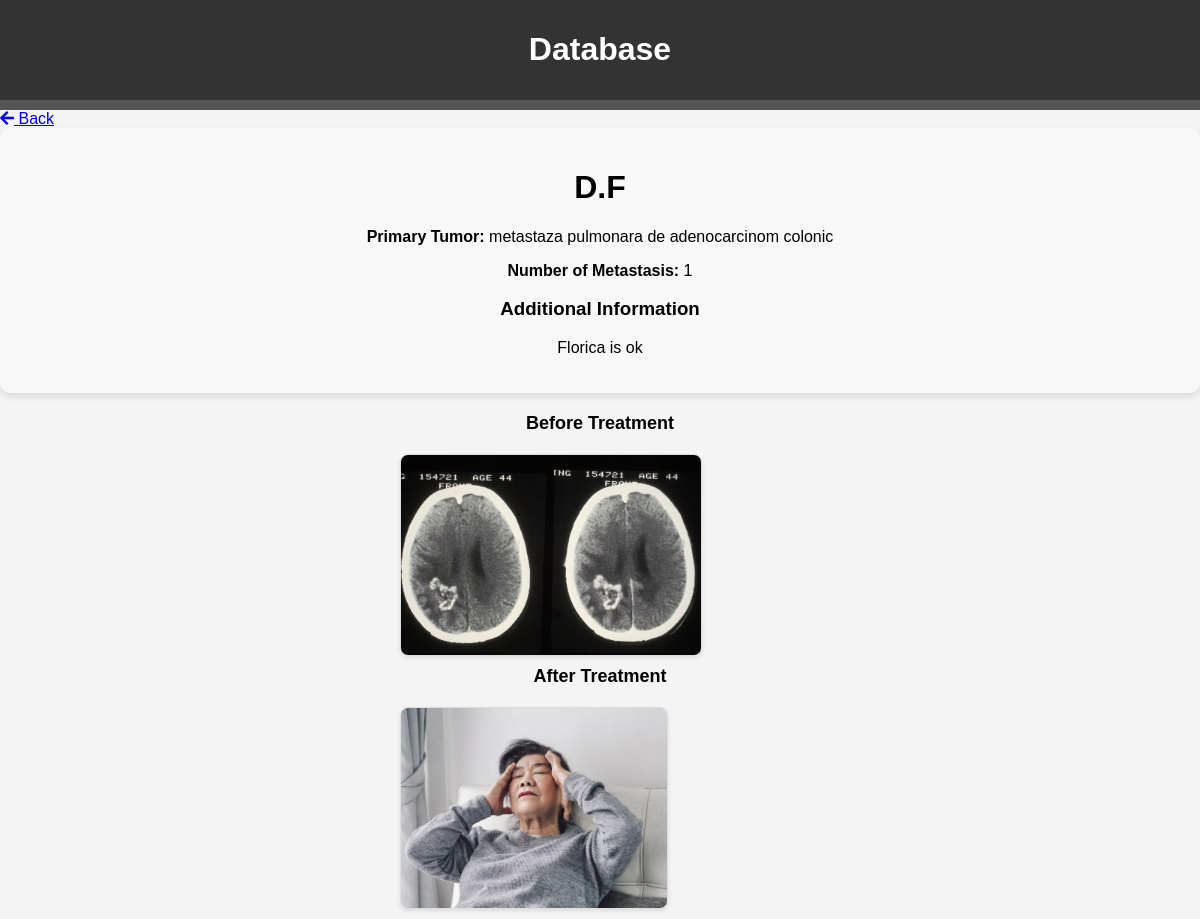
/patient/15/ (signed in), run on the app's committed database.
### details/models.py (models this page shows, shortened)
class Patient(models.Model):
    SEX_CHOICES = [('M', 'Male'),('F', 'Female'),('O', 'Other'),]
    first_name = models.CharField(max_length=100)
    last_name = models.CharField(max_length=100)
    primary_tumor = models.CharField(max_length=100)
    num_metastasis = models.PositiveIntegerField()
    ct_images_before = models.ManyToManyField('PatientImage', related_name='before_images', blank=True)
    ct_images_after = models.ManyToManyField('PatientImage', related_name='after_images', blank=True)
    mark_for_study = models.BooleanField(default=False)  # Add this field
    controls = models.ManyToManyField('Control', related_name='patient_controls', blank=True)
    sex = models.CharField(max_length=1, choices=SEX_CHOICES, blank=True, null=True)
    date_of_birth = models.DateField(blank=True, null=True)

class PatientAdditionalInfo(models.Model):
    patient = models.OneToOneField(Patient, on_delete=models.CASCADE)
    text_info = models.TextField()

class PatientImage(models.Model):
    patient = models.ForeignKey(Patient, on_delete=models.CASCADE)
    image = models.ImageField(upload_to='ct_images/', blank=True)

### details/views.py (the view)
# urls.py: path('patient/<int:patient_id>/', views.patient_detail, name='patient_detail'),
@login_required
def patient_detail(request, patient_id):
    patient = Patient.objects.get(pk=patient_id)
    return render(request, 'patient.html', {'patient': patient})

### templates/patient.html (shortened to what this page needs)
{% extends 'base.html' %}
{% block content %}
    <link rel="stylesheet" href="https://cdnjs.cloudflare.com/ajax/libs/font-awesome/5.15.3/css/all.min.css">
<div class="patient-detail">
    <a href="{% url 'patients_info' %}" class="btn btn-secondary">
        <i class="fas fa-arrow-left"></i> Back
    </a>
    <div class="patient-info-box">
        <h1>{{ patient.first_name|first }}.{{ patient.last_name|first }}</h1>
        <p><strong>Primary Tumor:</strong> {{ patient.primary_tumor }}</p>
        <p><strong>Number of Metastasis:</strong> {{ patient.num_metastasis }}</p>
        {% if patient.patientadditionalinfo %}
        <h3>Additional Information</h3>
        <p>{{ patient.patientadditionalinfo.text_info }}</p>
        {% endif %}
    </div>
    {% if patient.num_metastasis %}
        <div class="image-gallery">
            <div class="img-heading">Before Treatment</div>
            {% for before_image in patient.ct_images_before.all %}
                <div class="image-set">
                    <img src="{{ before_image.image.url }}" alt="Before Treatment">
                </div>
            {% endfor %}
        </div>
        <div class="image-gallery">
            <div class="img-heading">After Treatment</div>
            {% for after_image in patient.ct_images_after.all %}
                <div class="image-set">
                    <img src="{{ after_image.image.url }}" alt="After Treatment">
                </div>
            {% endfor %}
        </div>
    {% endif %}
</div>
{% endblock %}

### templates/base.html (style rules this page uses)
body { background-color: #f4f4f4; margin: 0; padding: 0; font-family: Arial, sans-serif; }

### templates/patient.html (style rules this page uses)
.patient-info-box { background-color: #f8f8f8; border-radius: 10px; box-shadow: 0 4px 8px rgba(0, 0, 0, 0.1); padding: 20px; margin-bottom: 20px; text-align: center; }
.image-gallery { display: flex; flex-wrap: wrap; justify-content: center; }
.image-set { display: flex; align-items: center; margin: 10px; width: 33.33%; }
.image-set img { max-width: 100%; height: 200px; border: 1px solid #ddd; border-radius: 8px; box-shadow: 0 2px 4px rgba(0, 0, 0, 0.1); object-fit: cover; }
.img-heading { width: 100%; text-align: center; margin-bottom: 10px; font-weight: bold; font-size: 18px; }

### data on the page
Patient: first_name|first "D", last_name|first "F", primary_tumor "metastaza pulmonara de adenocarcinom colonic", num_metastasis "1", patientadditionalinfo.text_info "Florica is ok"
PatientImage: image (picture)
PatientImage: image (picture)
